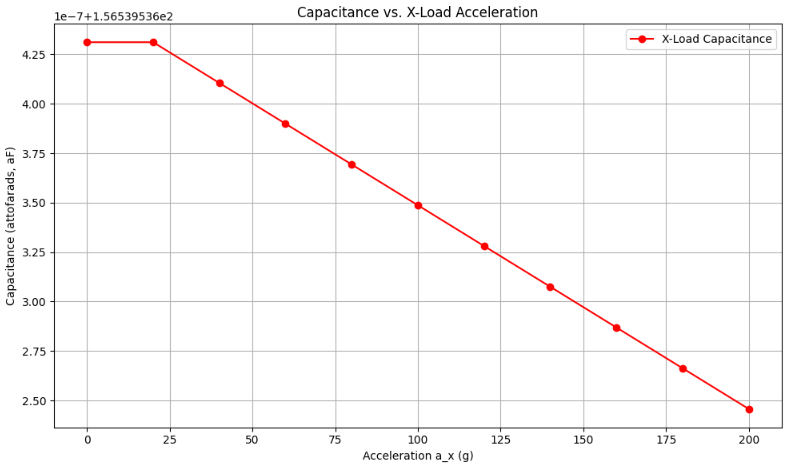

The script that drew this image:
import numpy as np
import matplotlib.pyplot as plt

# Data: acceleration (a_x) in g and capacitance in Farads
a_x = np.array([0, 20, 40, 60, 80, 100, 120, 140, 160, 180, 200])
capacitance_x = np.array([
    1.2788877863625221E-16, 1.2788877863625138E-16, 1.2788877862890484E-16,
    1.2788877862155998E-16, 1.2788877861421664E-16, 1.278887786068754E-16,
    1.278887785995367E-16, 1.2788877859219939E-16, 1.278887785848652E-16,
    1.278887785775316E-16, 1.2788877857020074E-16
])

# Convert capacitance to attofarads (1E-18)
capacitance_x_af = capacitance_x * 1e18

# Plot
plt.figure(figsize=(10, 6))
plt.plot(a_x, capacitance_x_af, marker='o', linestyle='-', color='r', label="X-Load Capacitance")

# Labels and Title
plt.xlabel("Acceleration a_x (g)")
plt.ylabel("Capacitance (attofarads, aF)")
plt.title("Capacitance vs. X-Load Acceleration")
plt.grid(True)
plt.legend()
plt.tight_layout()

# Show Plot
plt.show()
